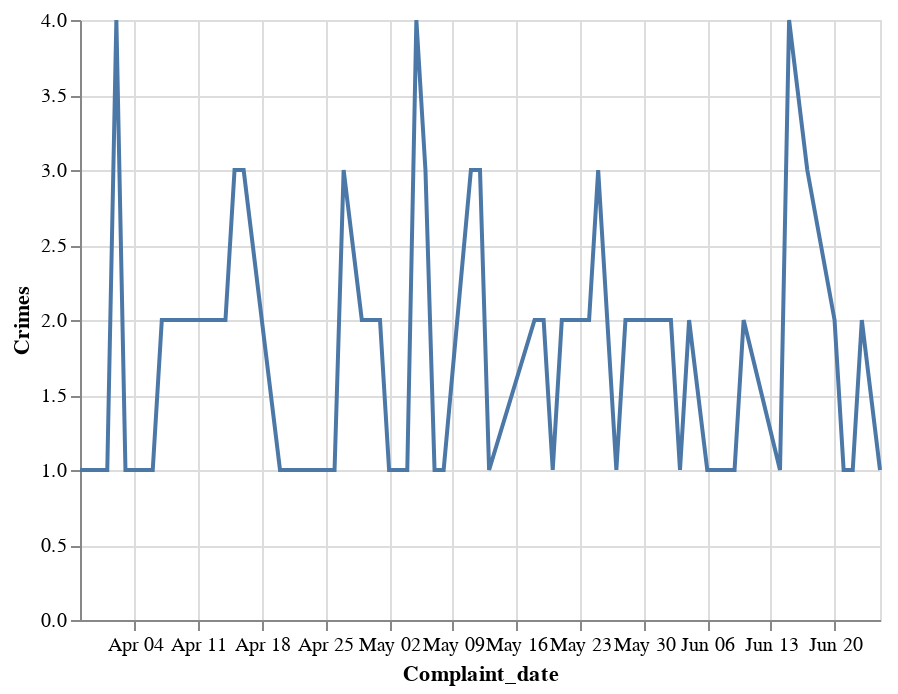

Write notebook code for a chart like this one.
### Code cell
import altair as alt
import numpy as np
import pandas as pd

source = crime_daily_42ST

#plt.plot(single_turnstile['DATE'], single_turnstile['DAILY_ENTRIES'])

alt.Chart(source).mark_line().encode(
    x='Complaint_date',
    #x=alt.X('Complaint_date:O', title='Complaint_date'),
    y='Crimes'
)

### Figure 1 — Vega-Lite specification as saved in the notebook (floating-point values rounded to 4 significant figures)
{"config": {"view": {"continuousWidth": 400, "continuousHeight": 300}}, "data": {"name": "data-e3095706c6016495947627a7382cd467"}, "mark": "line", "encoding": {"x": {"type": "temporal", "field": "Complaint_date"}, "y": {"type": "quantitative", "field": "Crimes"}}, "$schema": "https://vega.github.io/schema/vega-lite/v4.8.1.json", "datasets": {"data-e3095706c6016495947627a7382cd467": [{"Complaint_date": "2021-03-29T00:00:00", "Station": "42 ST.-PORT AUTHORITY BUS TERM", "Crimes": 1}, {"Complaint_date": "2021-04-01T00:00:00", "Station": "42 ST.-PORT AUTHORITY BUS TERM", "Crimes": 1}, {"Complaint_date": "2021-04-02T00:00:00", "Station": "42 ST.-PORT AUTHORITY BUS TERM", "Crimes": 4}, {"Complaint_date": "2021-04-03T00:00:00", "Station": "42 ST.-PORT AUTHORITY BUS TERM", "Crimes": 1}, {"Complaint_date": "2021-04-06T00:00:00", "Station": "42 ST.-PORT AUTHORITY BUS TERM", "Crimes": 1}, {"Complaint_date": "2021-04-07T00:00:00", "Station": "42 ST.-PORT AUTHORITY BUS TERM", "Crimes": 2}, {"Complaint_date": "2021-04-08T00:00:00", "Station": "42 ST.-PORT AUTHORITY BUS TERM", "Crimes": 2}, {"Complaint_date": "2021-04-09T00:00:00", "Station": "42 ST.-PORT AUTHORITY BUS TERM", "Crimes": 2}, {"Complaint_date": "2021-04-13T00:00:00", "Station": "42 ST.-PORT AUTHORITY BUS TERM", "Crimes": 2}, {"Complaint_date": "2021-04-14T00:00:00", "Station": "42 ST.-PORT AUTHORITY BUS TERM", "Crimes": 2}, {"Complaint_date": "2021-04-15T00:00:00", "Station": "42 ST.-PORT AUTHORITY BUS TERM", "Crimes": 3}, {"Complaint_date": "2021-04-16T00:00:00", "Station": "42 ST.-PORT AUTHORITY BUS TERM", "Crimes": 3}, {"Complaint_date": "2021-04-20T00:00:00", "Station": "42 ST.-PORT AUTHORITY BUS TERM", "Crimes": 1}, {"Complaint_date": "2021-04-21T00:00:00", "Station": "42 ST.-PORT AUTHORITY BUS TERM", "Crimes": 1}, {"Complaint_date": "2021-04-22T00:00:00", "Station": "42 ST.-PORT AUTHORITY BUS TERM", "Crimes": 1}, {"Complaint_date": "2021-04-23T00:00:00", "Station": "42 ST.-PORT AUTHORITY BUS TERM", "Crimes": 1}, {"Complaint_date": "2021-04-24T00:00:00", "Station": "42 ST.-PORT AUTHORITY BUS TERM", "Crimes": 1}, {"Complaint_date": "2021-04-26T00:00:00", "Station": "42 ST.-PORT AUTHORITY BUS TERM", "Crimes": 1}, {"Complaint_date": "2021-04-27T00:00:00", "Station": "42 ST.-PORT AUTHORITY BUS TERM", "Crimes": 3}, {"Complaint_date": "2021-04-29T00:00:00", "Station": "42 ST.-PORT AUTHORITY BUS TERM", "Crimes": 2}, {"Complaint_date": "2021-05-01T00:00:00", "Station": "42 ST.-PORT AUTHORITY BUS TERM", "Crimes": 2}, {"Complaint_date": "2021-05-02T00:00:00", "Station": "42 ST.-PORT AUTHORITY BUS TERM", "Crimes": 1}, {"Complaint_date": "2021-05-04T00:00:00", "Station": "42 ST.-PORT AUTHORITY BUS TERM", "Crimes": 1}, {"Complaint_date": "2021-05-05T00:00:00", "Station": "42 ST.-PORT AUTHORITY BUS TERM", "Crimes": 4}, {"Complaint_date": "2021-05-06T00:00:00", "Station": "42 ST.-PORT AUTHORITY BUS TERM", "Crimes": 3}, {"Complaint_date": "2021-05-07T00:00:00", "Station": "42 ST.-PORT AUTHORITY BUS TERM", "Crimes": 1}, {"Complaint_date": "2021-05-08T00:00:00", "Station": "42 ST.-PORT AUTHORITY BUS TERM", "Crimes": 1}, {"Complaint_date": "2021-05-11T00:00:00", "Station": "42 ST.-PORT AUTHORITY BUS TERM", "Crimes": 3}, {"Complaint_date": "2021-05-12T00:00:00", "Station": "42 ST.-PORT AUTHORITY BUS TERM", "Crimes": 3}, {"Complaint_date": "2021-05-13T00:00:00", "Station": "42 ST.-PORT AUTHORITY BUS TERM", "Crimes": 1}, {"Complaint_date": "2021-05-18T00:00:00", "Station": "42 ST.-PORT AUTHORITY BUS TERM", "Crimes": 2}, {"Complaint_date": "2021-05-19T00:00:00", "Station": "42 ST.-PORT AUTHORITY BUS TERM", "Crimes": 2}, {"Complaint_date": "2021-05-20T00:00:00", "Station": "42 ST.-PORT AUTHORITY BUS TERM", "Crimes": 1}, {"Complaint_date": "2021-05-21T00:00:00", "Station": "42 ST.-PORT AUTHORITY BUS TERM", "Crimes": 2}, {"Complaint_date": "2021-05-24T00:00:00", "Station": "42 ST.-PORT AUTHORITY BUS TERM", "Crimes": 2}, {"Complaint_date": "2021-05-25T00:00:00", "Station": "42 ST.-PORT AUTHORITY BUS TERM", "Crimes": 3}, {"Complaint_date": "2021-05-27T00:00:00", "Station": "42 ST.-PORT AUTHORITY BUS TERM", "Crimes": 1}, {"Complaint_date": "2021-05-28T00:00:00", "Station": "42 ST.-PORT AUTHORITY BUS TERM", "Crimes": 2}, {"Complaint_date": "2021-05-30T00:00:00", "Station": "42 ST.-PORT AUTHORITY BUS TERM", "Crimes": 2}, {"Complaint_date": "2021-06-01T00:00:00", "Station": "42 ST.-PORT AUTHORITY BUS TERM", "Crimes": 2}, {"Complaint_date": "2021-06-02T00:00:00", "Station": "42 ST.-PORT AUTHORITY BUS TERM", "Crimes": 2}, {"Complaint_date": "2021-06-03T00:00:00", "Station": "42 ST.-PORT AUTHORITY BUS TERM", "Crimes": 1}, {"Complaint_date": "2021-06-04T00:00:00", "Station": "42 ST.-PORT AUTHORITY BUS TERM", "Crimes": 2}, {"Complaint_date": "2021-06-06T00:00:00", "Station": "42 ST.-PORT AUTHORITY BUS TERM", "Crimes": 1}, {"Complaint_date": "2021-06-09T00:00:00", "Station": "42 ST.-PORT AUTHORITY BUS TERM", "Crimes": 1}, {"Complaint_date": "2021-06-10T00:00:00", "Station": "42 ST.-PORT AUTHORITY BUS TERM", "Crimes": 2}, {"Complaint_date": "2021-06-14T00:00:00", "Station": "42 ST.-PORT AUTHORITY BUS TERM", "Crimes": 1}, {"Complaint_date": "2021-06-15T00:00:00", "Station": "42 ST.-PORT AUTHORITY BUS TERM", "Crimes": 4}, {"Complaint_date": "2021-06-17T00:00:00", "Station": "42 ST.-PORT AUTHORITY BUS TERM", "Crimes": 3}, {"Complaint_date": "2021-06-20T00:00:00", "Station": "42 ST.-PORT AUTHORITY BUS TERM", "Crimes": 2}, {"Complaint_date": "2021-06-21T00:00:00", "Station": "42 ST.-PORT AUTHORITY BUS TERM", "Crimes": 1}, {"Complaint_date": "2021-06-22T00:00:00", "Station": "42 ST.-PORT AUTHORITY BUS TERM", "Crimes": 1}, {"Complaint_date": "2021-06-23T00:00:00", "Station": "42 ST.-PORT AUTHORITY BUS TERM", "Crimes": 2}, {"Complaint_date": "2021-06-25T00:00:00", "Station": "42 ST.-PORT AUTHORITY BUS TERM", "Crimes": 1}]}}
